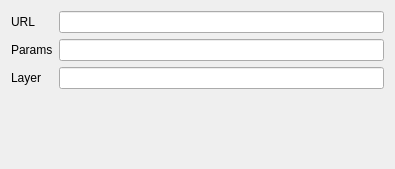
<?xml version="1.0" encoding="UTF-8"?>
<ui version="4.0">
 <class>Form</class>
 <widget class="QWidget" name="Form">
  <property name="geometry">
   <rect>
    <x>0</x>
    <y>0</y>
    <width>395</width>
    <height>169</height>
   </rect>
  </property>
  <property name="windowTitle">
   <string>Form</string>
  </property>
  <layout class="QFormLayout" name="formLayout">
   <property name="fieldGrowthPolicy">
    <enum>QFormLayout::ExpandingFieldsGrow</enum>
   </property>
   <item row="0" column="0">
    <widget class="QLabel" name="uRLLabel">
     <property name="text">
      <string>URL</string>
     </property>
    </widget>
   </item>
   <item row="0" column="1">
    <widget class="QLineEdit" name="txtUrl"/>
   </item>
   <item row="1" column="0">
    <widget class="QLabel" name="paramsLabel">
     <property name="text">
      <string>Params</string>
     </property>
    </widget>
   </item>
   <item row="1" column="1">
    <widget class="QLineEdit" name="txtParams"/>
   </item>
   <item row="2" column="0">
    <widget class="QLabel" name="layerLabel">
     <property name="text">
      <string>Layer</string>
     </property>
    </widget>
   </item>
   <item row="2" column="1">
    <widget class="QLineEdit" name="txtLayer"/>
   </item>
  </layout>
 </widget>
 <resources/>
 <connections/>
</ui>
